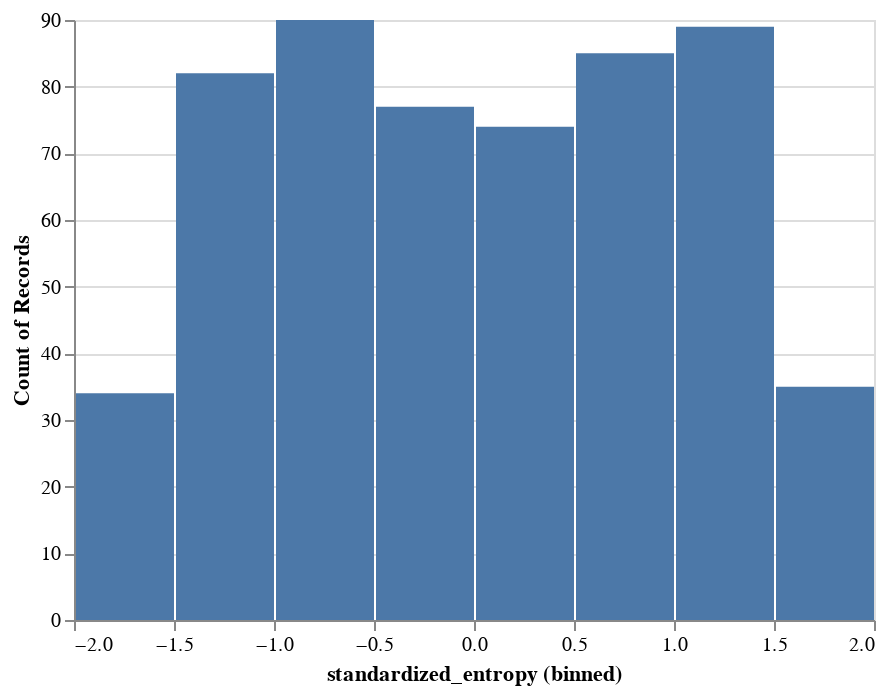

Notebook code cell kept with this figure:
### Code cell
alt.Chart(entropy).mark_bar().encode(
    x=alt.X("standardized_entropy:Q", bin=True),
    y="count():Q"
)

### Figure 1 — Vega-Lite specification as saved in the notebook (floating-point values rounded to 4 significant figures; data arrays with more than 128 entries replaced by an {"elided": "..."} marker saying what was removed)
{"$schema": "https://vega.github.io/schema/vega-lite/v3.3.0.json", "config": {"mark": {"tooltip": null}, "view": {"height": 300, "width": 400}}, "data": {"name": "data-be36a69b41a361c5ea392720e15b7d70"}, "datasets": {"data-be36a69b41a361c5ea392720e15b7d70": {"elided": "566 records"}}, "encoding": {"x": {"bin": true, "field": "standardized_entropy", "type": "quantitative"}, "y": {"aggregate": "count", "type": "quantitative"}}, "mark": "bar"}
